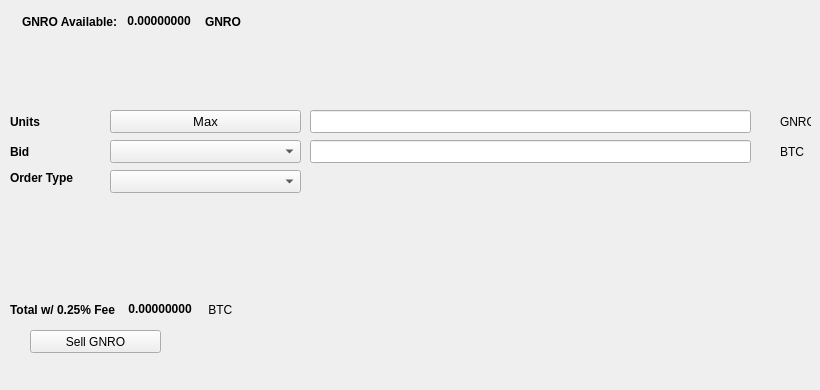
   <widget class="QWidget" name="SellTab">
    <attribute name="title">
     <string>Sell</string>
    </attribute>
    <widget class="QLabel" name="label_16">
     <property name="geometry">
      <rect>
       <x>780</x>
       <y>140</y>
       <width>31</width>
       <height>23</height>
      </rect>
     </property>
     <property name="text">
      <string>BTC</string>
     </property>
    </widget>
    <widget class="QComboBox" name="SellBidcomboBox">
     <property name="geometry">
      <rect>
       <x>110</x>
       <y>140</y>
       <width>191</width>
       <height>23</height>
      </rect>
     </property>
     <property name="font">
      <font>
       <pointsize>10</pointsize>
      </font>
     </property>
    </widget>
    <widget class="QLabel" name="label_18">
     <property name="geometry">
      <rect>
       <x>10</x>
       <y>110</y>
       <width>46</width>
       <height>23</height>
      </rect>
     </property>
     <property name="font">
      <font>
       <weight>75</weight>
       <bold>true</bold>
      </font>
     </property>
     <property name="text">
      <string>Units</string>
     </property>
    </widget>
    <widget class="QPushButton" name="Sell_Max_Amount">
     <property name="geometry">
      <rect>
       <x>110</x>
       <y>110</y>
       <width>191</width>
       <height>23</height>
      </rect>
     </property>
     <property name="font">
      <font>
       <pointsize>10</pointsize>
      </font>
     </property>
     <property name="text">
      <string>Max</string>
     </property>
    </widget>
    <widget class="QLabel" name="label_20">
     <property name="geometry">
      <rect>
       <x>10</x>
       <y>170</y>
       <width>91</width>
       <height>16</height>
      </rect>
     </property>
     <property name="font">
      <font>
       <weight>75</weight>
       <bold>true</bold>
      </font>
     </property>
     <property name="text">
      <string>Order Type</string>
     </property>
    </widget>
    <widget class="QComboBox" name="SellOrdertypeCombo">
     <property name="geometry">
      <rect>
       <x>110</x>
       <y>170</y>
       <width>191</width>
       <height>23</height>
      </rect>
     </property>
     <property name="font">
      <font>
       <pointsize>10</pointsize>
      </font>
     </property>
    </widget>
    <widget class="QLabel" name="label_21">
     <property name="geometry">
      <rect>
       <x>10</x>
       <y>140</y>
       <width>46</width>
       <height>23</height>
      </rect>
     </property>
     <property name="font">
      <font>
       <weight>75</weight>
       <bold>true</bold>
      </font>
     </property>
     <property name="text">
      <string>Bid</string>
     </property>
    </widget>
    <widget class="QLabel" name="label_22">
     <property name="geometry">
      <rect>
       <x>780</x>
       <y>110</y>
       <width>31</width>
       <height>23</height>
      </rect>
     </property>
     <property name="text">
      <string>GNRO</string>
     </property>
    </widget>
    <widget class="QLineEdit" name="UnitsInputGNRO">
     <property name="geometry">
      <rect>
       <x>310</x>
       <y>110</y>
       <width>441</width>
       <height>23</height>
      </rect>
     </property>
     <property name="font">
      <font>
       <pointsize>9</pointsize>
       <weight>75</weight>
       <bold>true</bold>
      </font>
     </property>
    </widget>
    <widget class="QLineEdit" name="SellBidPriceEdit">
     <property name="geometry">
      <rect>
       <x>310</x>
       <y>140</y>
       <width>441</width>
       <height>23</height>
      </rect>
     </property>
     <property name="font">
      <font>
       <pointsize>9</pointsize>
       <weight>75</weight>
       <bold>true</bold>
      </font>
     </property>
    </widget>
    <widget class="QPushButton" name="SellGNROBTN">
     <property name="geometry">
      <rect>
       <x>30</x>
       <y>330</y>
       <width>131</width>
       <height>23</height>
      </rect>
     </property>
     <property name="text">
      <string>Sell GNRO</string>
     </property>
     <property name="icon">
      <iconset resource="../genero">
       <normaloff>:/icons/bitcoin</normaloff>:/icons/bitcoin</iconset>
     </property>
    </widget>
    <widget class="QWidget" name="layoutWidget3">
     <property name="geometry">
      <rect>
       <x>22</x>
       <y>12</y>
       <width>258</width>
       <height>19</height>
      </rect>
     </property>
     <layout class="QHBoxLayout" name="horizontalLayout">
      <item>
       <widget class="QLabel" name="label232_2">
        <property name="font">
         <font>
          <weight>75</weight>
          <bold>true</bold>
         </font>
        </property>
        <property name="text">
         <string>GNRO Available:</string>
        </property>
       </widget>
      </item>
      <item>
       <widget class="QLabel" name="GNROAvailableLabel">
        <property name="palette">
         <palette>
          <active>
           <colorrole role="WindowText">
            <brush brushstyle="SolidPattern">
             <color alpha="255">
              <red>0</red>
              <green>0</green>
              <blue>0</blue>
             </color>
            </brush>
           </colorrole>
           <colorrole role="Button">
            <brush brushstyle="SolidPattern">
             <color alpha="255">
              <red>0</red>
              <green>170</green>
              <blue>0</blue>
             </color>
            </brush>
           </colorrole>
           <colorrole role="Light">
            <brush brushstyle="SolidPattern">
             <color alpha="255">
              <red>0</red>
              <green>255</green>
              <blue>0</blue>
             </color>
            </brush>
           </colorrole>
           <colorrole role="Midlight">
            <brush brushstyle="SolidPattern">
             <color alpha="255">
              <red>0</red>
              <green>212</green>
              <blue>0</blue>
             </color>
            </brush>
           </colorrole>
           <colorrole role="Dark">
            <brush brushstyle="SolidPattern">
             <color alpha="255">
              <red>0</red>
              <green>85</green>
              <blue>0</blue>
             </color>
            </brush>
           </colorrole>
           <colorrole role="Mid">
            <brush brushstyle="SolidPattern">
             <color alpha="255">
              <red>0</red>
              <green>113</green>
              <blue>0</blue>
             </color>
            </brush>
           </colorrole>
           <colorrole role="Text">
            <brush brushstyle="SolidPattern">
             <color alpha="255">
              <red>0</red>
              <green>170</green>
              <blue>0</blue>
             </color>
            </brush>
           </colorrole>
           <colorrole role="BrightText">
            <brush brushstyle="SolidPattern">
             <color alpha="255">
              <red>255</red>
              <green>255</green>
              <blue>255</blue>
             </color>
            </brush>
           </colorrole>
           <colorrole role="ButtonText">
            <brush brushstyle="SolidPattern">
             <color alpha="255">
              <red>0</red>
              <green>0</green>
              <blue>0</blue>
             </color>
            </brush>
           </colorrole>
           <colorrole role="Base">
            <brush brushstyle="SolidPattern">
             <color alpha="255">
              <red>255</red>
              <green>255</green>
              <blue>255</blue>
             </color>
            </brush>
           </colorrole>
           <colorrole role="Window">
            <brush brushstyle="SolidPattern">
             <color alpha="255">
              <red>0</red>
              <green>170</green>
              <blue>0</blue>
             </color>
            </brush>
           </colorrole>
           <colorrole role="Shadow">
            <brush brushstyle="SolidPattern">
             <color alpha="255">
              <red>0</red>
              <green>0</green>
              <blue>0</blue>
             </color>
            </brush>
           </colorrole>
           <colorrole role="AlternateBase">
            <brush brushstyle="SolidPattern">
             <color alpha="255">
              <red>127</red>
              <green>212</green>
              <blue>127</blue>
             </color>
            </brush>
           </colorrole>
           <colorrole role="ToolTipBase">
            <brush brushstyle="SolidPattern">
             <color alpha="255">
              <red>255</red>
              <green>255</green>
              <blue>220</blue>
             </color>
            </brush>
           </colorrole>
           <colorrole role="ToolTipText">
            <brush brushstyle="SolidPattern">
             <color alpha="255">
              <red>0</red>
              <green>0</green>
              <blue>0</blue>
             </color>
            </brush>
           </colorrole>
          </active>
          <inactive>
           <colorrole role="WindowText">
            <brush brushstyle="SolidPattern">
             <color alpha="255">
              <red>0</red>
              <green>0</green>
              <blue>0</blue>
             </color>
            </brush>
           </colorrole>
           <colorrole role="Button">
            <brush brushstyle="SolidPattern">
             <color alpha="255">
              <red>0</red>
              <green>170</green>
              <blue>0</blue>
             </color>
            </brush>
           </colorrole>
           <colorrole role="Light">
            <brush brushstyle="SolidPattern">
             <color alpha="255">
              <red>0</red>
              <green>255</green>
              <blue>0</blue>
             </color>
            </brush>
           </colorrole>
           <colorrole role="Midlight">
            <brush brushstyle="SolidPattern">
             <color alpha="255">
              <red>0</red>
              <green>212</green>
              <blue>0</blue>
             </color>
            </brush>
           </colorrole>
           <colorrole role="Dark">
            <brush brushstyle="SolidPattern">
             <color alpha="255">
              <red>0</red>
              <green>85</green>
              <blue>0</blue>
             </color>
            </brush>
           </colorrole>
           <colorrole role="Mid">
            <brush brushstyle="SolidPattern">
             <color alpha="255">
              <red>0</red>
              <green>113</green>
              <blue>0</blue>
             </color>
            </brush>
           </colorrole>
           <colorrole role="Text">
            <brush brushstyle="SolidPattern">
             <color alpha="255">
              <red>0</red>
              <green>170</green>
              <blue>0</blue>
             </color>
            </brush>
           </colorrole>
           <colorrole role="BrightText">
            <brush brushstyle="SolidPattern">
             <color alpha="255">
              <red>255</red>
              <green>255</green>
              <blue>255</blue>
             </color>
            </brush>
           </colorrole>
           <colorrole role="ButtonText">
            <brush brushstyle="SolidPattern">
             <color alpha="255">
              <red>0</red>
              <green>0</green>
              <blue>0</blue>
             </color>
            </brush>
           </colorrole>
           <colorrole role="Base">
            <brush brushstyle="SolidPattern">
             <color alpha="255">
              <red>255</red>
              <green>255</green>
              <blue>255</blue>
             </color>
            </brush>
           </colorrole>
           <colorrole role="Window">
            <brush brushstyle="SolidPattern">
             <color alpha="255">
              <red>0</red>
              <green>170</green>
              <blue>0</blue>
             </color>
            </brush>
           </colorrole>
           <colorrole role="Shadow">
            <brush brushstyle="SolidPattern">
             <color alpha="255">
              <red>0</red>
              <green>0</green>
              <blue>0</blue>
             </color>
            </brush>
           </colorrole>
           <colorrole role="AlternateBase">
            <brush brushstyle="SolidPattern">
             <color alpha="255">
              <red>127</red>
              <green>212</green>
              <blue>127</blue>
             </color>
            </brush>
           </colorrole>
           <colorrole role="ToolTipBase">
            <brush brushstyle="SolidPattern">
             <color alpha="255">
              <red>255</red>
              <green>255</green>
              <blue>220</blue>
             </color>
            </brush>
           </colorrole>
           <colorrole role="ToolTipText">
            <brush brushstyle="SolidPattern">
             <color alpha="255">
              <red>0</red>
              <green>0</green>
              <blue>0</blue>
             </color>
            </brush>
           </colorrole>
          </inactive>
          <disabled>
           <colorrole role="WindowText">
            <brush brushstyle="SolidPattern">
             <color alpha="255">
              <red>0</red>
              <green>85</green>
              <blue>0</blue>
             </color>
            </brush>
           </colorrole>
           <colorrole role="Button">
            <brush brushstyle="SolidPattern">
             <color alpha="255">
              <red>0</red>
              <green>170</green>
              <blue>0</blue>
             </color>
            </brush>
           </colorrole>
           <colorrole role="Light">
            <brush brushstyle="SolidPattern">
             <color alpha="255">
              <red>0</red>
              <green>255</green>
              <blue>0</blue>
             </color>
            </brush>
           </colorrole>
           <colorrole role="Midlight">
            <brush brushstyle="SolidPattern">
             <color alpha="255">
              <red>0</red>
              <green>212</green>
              <blue>0</blue>
             </color>
            </brush>
           </colorrole>
           <colorrole role="Dark">
            <brush brushstyle="SolidPattern">
             <color alpha="255">
              <red>0</red>
              <green>85</green>
              <blue>0</blue>
             </color>
            </brush>
           </colorrole>
           <colorrole role="Mid">
            <brush brushstyle="SolidPattern">
             <color alpha="255">
              <red>0</red>
              <green>113</green>
              <blue>0</blue>
             </color>
            </brush>
           </colorrole>
           <colorrole role="Text">
            <brush brushstyle="SolidPattern">
             <color alpha="255">
              <red>0</red>
              <green>85</green>
              <blue>0</blue>
             </color>
            </brush>
           </colorrole>
           <colorrole role="BrightText">
            <brush brushstyle="SolidPattern">
             <color alpha="255">
              <red>255</red>
              <green>255</green>
              <blue>255</blue>
             </color>
            </brush>
           </colorrole>
           <colorrole role="ButtonText">
            <brush brushstyle="SolidPattern">
             <color alpha="255">
              <red>0</red>
              <green>85</green>
              <blue>0</blue>
             </color>
            </brush>
           </colorrole>
           <colorrole role="Base">
            <brush brushstyle="SolidPattern">
             <color alpha="255">
              <red>0</red>
              <green>170</green>
              <blue>0</blue>
             </color>
            </brush>
           </colorrole>
           <colorrole role="Window">
            <brush brushstyle="SolidPattern">
             <color alpha="255">
              <red>0</red>
              <green>170</green>
              <blue>0</blue>
             </color>
            </brush>
           </colorrole>
           <colorrole role="Shadow">
            <brush brushstyle="SolidPattern">
             <color alpha="255">
              <red>0</red>
              <green>0</green>
              <blue>0</blue>
             </color>
            </brush>
           </colorrole>
           <colorrole role="AlternateBase">
            <brush brushstyle="SolidPattern">
             <color alpha="255">
              <red>0</red>
              <green>170</green>
              <blue>0</blue>
             </color>
            </brush>
           </colorrole>
           <colorrole role="ToolTipBase">
            <brush brushstyle="SolidPattern">
             <color alpha="255">
              <red>255</red>
              <green>255</green>
              <blue>220</blue>
             </color>
            </brush>
           </colorrole>
           <colorrole role="ToolTipText">
            <brush brushstyle="SolidPattern">
             <color alpha="255">
              <red>0</red>
              <green>0</green>
              <blue>0</blue>
             </color>
            </brush>
           </colorrole>
          </disabled>
         </palette>
        </property>
        <property name="font">
         <font>
          <weight>75</weight>
          <bold>true</bold>
         </font>
        </property>
        <property name="text">
         <string> 0.00000000 </string>
        </property>
        <property name="textInteractionFlags">
         <set>Qt::LinksAccessibleByMouse|Qt::TextSelectableByKeyboard|Qt::TextSelectableByMouse</set>
        </property>
       </widget>
      </item>
      <item>
       <widget class="QLabel" name="labelGNRO">
        <property name="font">
         <font>
          <weight>75</weight>
          <bold>true</bold>
         </font>
        </property>
        <property name="text">
         <string>GNRO</string>
        </property>
       </widget>
      </item>
     </layout>
    </widget>
    <widget class="QWidget" name="layoutWidget">
     <property name="geometry">
      <rect>
       <x>10</x>
       <y>300</y>
       <width>268</width>
       <height>19</height>
      </rect>
     </property>
     <layout class="QHBoxLayout" name="horizontalLayout_2">
      <item>
       <widget class="QLabel" name="label_19">
        <property name="font">
         <font>
          <weight>75</weight>
          <bold>true</bold>
         </font>
        </property>
        <property name="text">
         <string>Total w/ 0.25% Fee </string>
        </property>
       </widget>
      </item>
      <item>
       <widget class="QLabel" name="SellCostLabel">
        <property name="palette">
         <palette>
          <active>
           <colorrole role="WindowText">
            <brush brushstyle="SolidPattern">
             <color alpha="255">
              <red>0</red>
              <green>0</green>
              <blue>0</blue>
             </color>
            </brush>
           </colorrole>
           <colorrole role="Button">
            <brush brushstyle="SolidPattern">
             <color alpha="255">
              <red>0</red>
              <green>170</green>
              <blue>0</blue>
             </color>
            </brush>
           </colorrole>
           <colorrole role="Light">
            <brush brushstyle="SolidPattern">
             <color alpha="255">
              <red>0</red>
              <green>255</green>
              <blue>0</blue>
             </color>
            </brush>
           </colorrole>
           <colorrole role="Midlight">
            <brush brushstyle="SolidPattern">
             <color alpha="255">
              <red>0</red>
              <green>212</green>
              <blue>0</blue>
             </color>
            </brush>
           </colorrole>
           <colorrole role="Dark">
            <brush brushstyle="SolidPattern">
             <color alpha="255">
              <red>0</red>
              <green>85</green>
              <blue>0</blue>
             </color>
            </brush>
           </colorrole>
           <colorrole role="Mid">
            <brush brushstyle="SolidPattern">
             <color alpha="255">
              <red>0</red>
              <green>113</green>
              <blue>0</blue>
             </color>
            </brush>
           </colorrole>
           <colorrole role="Text">
            <brush brushstyle="SolidPattern">
             <color alpha="255">
              <red>0</red>
              <green>170</green>
              <blue>0</blue>
             </color>
            </brush>
           </colorrole>
           <colorrole role="BrightText">
            <brush brushstyle="SolidPattern">
             <color alpha="255">
              <red>255</red>
              <green>255</green>
              <blue>255</blue>
             </color>
            </brush>
           </colorrole>
           <colorrole role="ButtonText">
            <brush brushstyle="SolidPattern">
             <color alpha="255">
              <red>0</red>
              <green>0</green>
              <blue>0</blue>
             </color>
            </brush>
           </colorrole>
           <colorrole role="Base">
            <brush brushstyle="SolidPattern">
             <color alpha="255">
              <red>255</red>
              <green>255</green>
              <blue>255</blue>
             </color>
            </brush>
           </colorrole>
           <colorrole role="Window">
            <brush brushstyle="SolidPattern">
             <color alpha="255">
              <red>0</red>
              <green>170</green>
              <blue>0</blue>
             </color>
            </brush>
           </colorrole>
           <colorrole role="Shadow">
            <brush brushstyle="SolidPattern">
             <color alpha="255">
              <red>0</red>
              <green>0</green>
              <blue>0</blue>
             </color>
            </brush>
           </colorrole>
           <colorrole role="AlternateBase">
            <brush brushstyle="SolidPattern">
             <color alpha="255">
              <red>127</red>
              <green>212</green>
              <blue>127</blue>
             </color>
            </brush>
           </colorrole>
           <colorrole role="ToolTipBase">
            <brush brushstyle="SolidPattern">
             <color alpha="255">
              <red>255</red>
              <green>255</green>
              <blue>220</blue>
             </color>
            </brush>
           </colorrole>
           <colorrole role="ToolTipText">
            <brush brushstyle="SolidPattern">
             <color alpha="255">
              <red>0</red>
              <green>0</green>
              <blue>0</blue>
             </color>
            </brush>
           </colorrole>
          </active>
          <inactive>
           <colorrole role="WindowText">
            <brush brushstyle="SolidPattern">
             <color alpha="255">
              <red>0</red>
              <green>0</green>
              <blue>0</blue>
             </color>
            </brush>
           </colorrole>
           <colorrole role="Button">
            <brush brushstyle="SolidPattern">
             <color alpha="255">
              <red>0</red>
              <green>170</green>
              <blue>0</blue>
             </color>
            </brush>
           </colorrole>
           <colorrole role="Light">
            <brush brushstyle="SolidPattern">
             <color alpha="255">
              <red>0</red>
              <green>255</green>
              <blue>0</blue>
             </color>
            </brush>
           </colorrole>
           <colorrole role="Midlight">
            <brush brushstyle="SolidPattern">
             <color alpha="255">
              <red>0</red>
              <green>212</green>
              <blue>0</blue>
             </color>
            </brush>
           </colorrole>
           <colorrole role="Dark">
            <brush brushstyle="SolidPattern">
             <color alpha="255">
              <red>0</red>
              <green>85</green>
              <blue>0</blue>
             </color>
            </brush>
           </colorrole>
           <colorrole role="Mid">
            <brush brushstyle="SolidPattern">
             <color alpha="255">
              <red>0</red>
              <green>113</green>
              <blue>0</blue>
             </color>
            </brush>
           </colorrole>
           <colorrole role="Text">
            <brush brushstyle="SolidPattern">
             <color alpha="255">
              <red>0</red>
              <green>170</green>
              <blue>0</blue>
             </color>
            </brush>
           </colorrole>
           <colorrole role="BrightText">
            <brush brushstyle="SolidPattern">
             <color alpha="255">
              <red>255</red>
              <green>255</green>
              <blue>255</blue>
             </color>
            </brush>
           </colorrole>
           <colorrole role="ButtonText">
            <brush brushstyle="SolidPattern">
             <color alpha="255">
              <red>0</red>
              <green>0</green>
              <blue>0</blue>
             </color>
            </brush>
           </colorrole>
           <colorrole role="Base">
            <brush brushstyle="SolidPattern">
             <color alpha="255">
              <red>255</red>
              <green>255</green>
              <blue>255</blue>
             </color>
            </brush>
           </colorrole>
           <colorrole role="Window">
            <brush brushstyle="SolidPattern">
             <color alpha="255">
              <red>0</red>
              <green>170</green>
              <blue>0</blue>
             </color>
            </brush>
           </colorrole>
           <colorrole role="Shadow">
            <brush brushstyle="SolidPattern">
             <color alpha="255">
              <red>0</red>
              <green>0</green>
              <blue>0</blue>
             </color>
            </brush>
           </colorrole>
           <colorrole role="AlternateBase">
            <brush brushstyle="SolidPattern">
             <color alpha="255">
              <red>127</red>
              <green>212</green>
              <blue>127</blue>
             </color>
            </brush>
           </colorrole>
           <colorrole role="ToolTipBase">
            <brush brushstyle="SolidPattern">
             <color alpha="255">
              <red>255</red>
              <green>255</green>
              <blue>220</blue>
             </color>
            </brush>
           </colorrole>
           <colorrole role="ToolTipText">
            <brush brushstyle="SolidPattern">
             <color alpha="255">
              <red>0</red>
              <green>0</green>
              <blue>0</blue>
             </color>
            </brush>
           </colorrole>
          </inactive>
          <disabled>
           <colorrole role="WindowText">
            <brush brushstyle="SolidPattern">
             <color alpha="255">
              <red>0</red>
              <green>85</green>
              <blue>0</blue>
             </color>
            </brush>
           </colorrole>
           <colorrole role="Button">
            <brush brushstyle="SolidPattern">
             <color alpha="255">
              <red>0</red>
              <green>170</green>
              <blue>0</blue>
             </color>
            </brush>
           </colorrole>
           <colorrole role="Light">
            <brush brushstyle="SolidPattern">
             <color alpha="255">
              <red>0</red>
              <green>255</green>
              <blue>0</blue>
             </color>
            </brush>
           </colorrole>
           <colorrole role="Midlight">
            <brush brushstyle="SolidPattern">
             <color alpha="255">
              <red>0</red>
              <green>212</green>
              <blue>0</blue>
             </color>
            </brush>
           </colorrole>
           <colorrole role="Dark">
            <brush brushstyle="SolidPattern">
             <color alpha="255">
              <red>0</red>
              <green>85</green>
              <blue>0</blue>
             </color>
            </brush>
           </colorrole>
           <colorrole role="Mid">
            <brush brushstyle="SolidPattern">
             <color alpha="255">
              <red>0</red>
              <green>113</green>
              <blue>0</blue>
             </color>
            </brush>
           </colorrole>
           <colorrole role="Text">
            <brush brushstyle="SolidPattern">
             <color alpha="255">
              <red>0</red>
              <green>85</green>
              <blue>0</blue>
             </color>
            </brush>
           </colorrole>
           <colorrole role="BrightText">
            <brush brushstyle="SolidPattern">
             <color alpha="255">
              <red>255</red>
              <green>255</green>
              <blue>255</blue>
             </color>
            </brush>
           </colorrole>
           <colorrole role="ButtonText">
            <brush brushstyle="SolidPattern">
             <color alpha="255">
              <red>0</red>
              <green>85</green>
              <blue>0</blue>
             </color>
            </brush>
           </colorrole>
           <colorrole role="Base">
            <brush brushstyle="SolidPattern">
             <color alpha="255">
              <red>0</red>
              <green>170</green>
              <blue>0</blue>
             </color>
            </brush>
           </colorrole>
           <colorrole role="Window">
            <brush brushstyle="SolidPattern">
             <color alpha="255">
              <red>0</red>
              <green>170</green>
              <blue>0</blue>
             </color>
            </brush>
           </colorrole>
           <colorrole role="Shadow">
            <brush brushstyle="SolidPattern">
             <color alpha="255">
              <red>0</red>
              <green>0</green>
              <blue>0</blue>
             </color>
            </brush>
           </colorrole>
           <colorrole role="AlternateBase">
            <brush brushstyle="SolidPattern">
             <color alpha="255">
              <red>0</red>
              <green>170</green>
              <blue>0</blue>
             </color>
            </brush>
           </colorrole>
           <colorrole role="ToolTipBase">
            <brush brushstyle="SolidPattern">
             <color alpha="255">
              <red>255</red>
              <green>255</green>
              <blue>220</blue>
             </color>
            </brush>
           </colorrole>
           <colorrole role="ToolTipText">
            <brush brushstyle="SolidPattern">
             <color alpha="255">
              <red>0</red>
              <green>0</green>
              <blue>0</blue>
             </color>
            </brush>
           </colorrole>
          </disabled>
         </palette>
        </property>
        <property name="font">
         <font>
          <weight>75</weight>
          <bold>true</bold>
         </font>
        </property>
        <property name="autoFillBackground">
         <bool>false</bool>
        </property>
        <property name="text">
         <string> 0.00000000</string>
        </property>
        <property name="textInteractionFlags">
         <set>Qt::LinksAccessibleByMouse|Qt::TextSelectableByMouse</set>
        </property>
       </widget>
      </item>
      <item>
       <widget class="QLabel" name="label_17">
        <property name="font">
         <font>
          <weight>50</weight>
          <bold>false</bold>
         </font>
        </property>
        <property name="text">
         <string> BTC</string>
        </property>
       </widget>
      </item>
     </layout>
    </widget>
    <widget class="QLabel" name="label_23">
     <property name="geometry">
      <rect>
       <x>460</x>
       <y>300</y>
       <width>281</width>
       <height>81</height>
      </rect>
     </property>
     <property name="text">
      <string/>
     </property>
     <property name="pixmap">
      <pixmap>:/images/bittrex</pixmap>
     </property>
    </widget>
   </widget>
